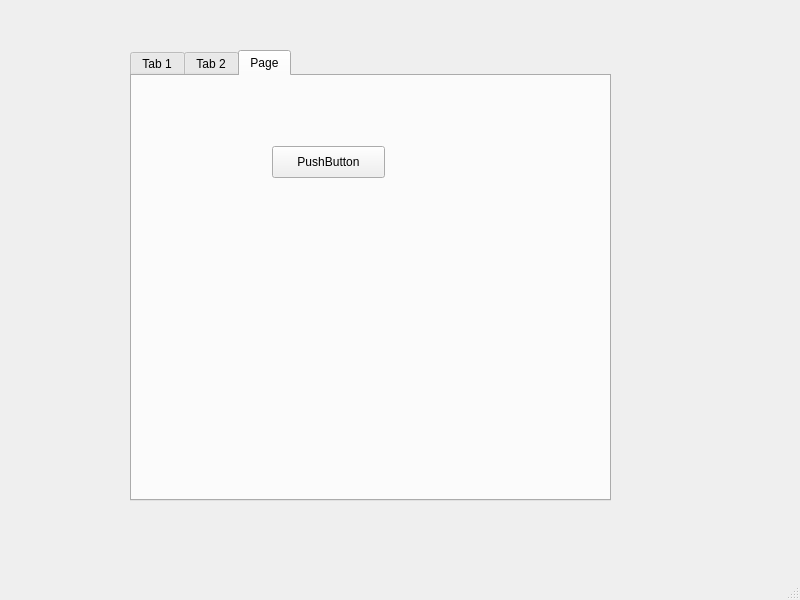
<?xml version="1.0" encoding="UTF-8"?>
<ui version="4.0">
 <class>MainWindow</class>
 <widget class="QMainWindow" name="MainWindow">
  <property name="geometry">
   <rect>
    <x>0</x>
    <y>0</y>
    <width>800</width>
    <height>600</height>
   </rect>
  </property>
  <property name="windowTitle">
   <string>MainWindow</string>
  </property>
  <widget class="QWidget" name="centralwidget">
   <widget class="QWidget" name="verticalLayoutWidget">
    <property name="geometry">
     <rect>
      <x>130</x>
      <y>50</y>
      <width>481</width>
      <height>451</height>
     </rect>
    </property>
    <layout class="QVBoxLayout" name="verticalLayout">
     <item>
      <widget class="QTabWidget" name="tabWidget">
       <property name="currentIndex">
        <number>2</number>
       </property>
       <widget class="QWidget" name="tab">
        <attribute name="title">
         <string>Tab 1</string>
        </attribute>
        <widget class="QScrollArea" name="scrollArea">
         <property name="geometry">
          <rect>
           <x>49</x>
           <y>59</y>
           <width>381</width>
           <height>341</height>
          </rect>
         </property>
         <property name="widgetResizable">
          <bool>true</bool>
         </property>
         <widget class="QWidget" name="scrollAreaWidgetContents">
          <property name="geometry">
           <rect>
            <x>0</x>
            <y>0</y>
            <width>379</width>
            <height>339</height>
           </rect>
          </property>
          <widget class="QListWidget" name="listWidget">
           <property name="geometry">
            <rect>
             <x>0</x>
             <y>0</y>
             <width>381</width>
             <height>341</height>
            </rect>
           </property>
           <item>
            <property name="text">
             <string>New Item</string>
            </property>
           </item>
           <item>
            <property name="text">
             <string>New Item</string>
            </property>
           </item>
           <item>
            <property name="text">
             <string>New Item</string>
            </property>
           </item>
           <item>
            <property name="text">
             <string>New Item</string>
            </property>
           </item>
           <item>
            <property name="text">
             <string>New Item</string>
            </property>
           </item>
           <item>
            <property name="text">
             <string>New Item</string>
            </property>
           </item>
           <item>
            <property name="text">
             <string>New Item</string>
            </property>
           </item>
           <item>
            <property name="text">
             <string>New Item</string>
            </property>
           </item>
           <item>
            <property name="text">
             <string>New Item</string>
            </property>
           </item>
           <item>
            <property name="text">
             <string>New Item</string>
            </property>
           </item>
           <item>
            <property name="text">
             <string>New Item</string>
            </property>
           </item>
           <item>
            <property name="text">
             <string>New Item</string>
            </property>
           </item>
           <item>
            <property name="text">
             <string>New Item</string>
            </property>
           </item>
           <item>
            <property name="text">
             <string>New Item</string>
            </property>
           </item>
           <item>
            <property name="text">
             <string>New Item</string>
            </property>
           </item>
           <item>
            <property name="text">
             <string>New Item</string>
            </property>
           </item>
           <item>
            <property name="text">
             <string>New Item</string>
            </property>
           </item>
           <item>
            <property name="text">
             <string>New Item</string>
            </property>
           </item>
           <item>
            <property name="text">
             <string>New Item</string>
            </property>
           </item>
           <item>
            <property name="text">
             <string>New Item</string>
            </property>
           </item>
           <item>
            <property name="text">
             <string>New Item</string>
            </property>
           </item>
           <item>
            <property name="text">
             <string>New Item</string>
            </property>
           </item>
           <item>
            <property name="text">
             <string>New Item</string>
            </property>
           </item>
           <item>
            <property name="text">
             <string>New Item</string>
            </property>
           </item>
          </widget>
         </widget>
        </widget>
        <widget class="QPushButton" name="pushButton">
         <property name="geometry">
          <rect>
           <x>50</x>
           <y>10</y>
           <width>113</width>
           <height>32</height>
          </rect>
         </property>
         <property name="text">
          <string>PushButton</string>
         </property>
        </widget>
        <widget class="QPushButton" name="pushButton_2">
         <property name="geometry">
          <rect>
           <x>200</x>
           <y>10</y>
           <width>113</width>
           <height>32</height>
          </rect>
         </property>
         <property name="text">
          <string>PushButton</string>
         </property>
        </widget>
       </widget>
       <widget class="QWidget" name="tab_2">
        <attribute name="title">
         <string>Tab 2</string>
        </attribute>
        <widget class="QPushButton" name="pushButton_3">
         <property name="geometry">
          <rect>
           <x>130</x>
           <y>40</y>
           <width>113</width>
           <height>32</height>
          </rect>
         </property>
         <property name="text">
          <string>PushButton</string>
         </property>
        </widget>
        <widget class="QPushButton" name="pushButton_4">
         <property name="geometry">
          <rect>
           <x>180</x>
           <y>110</y>
           <width>113</width>
           <height>32</height>
          </rect>
         </property>
         <property name="text">
          <string>PushButton</string>
         </property>
        </widget>
       </widget>
       <widget class="QWidget" name="tab_5">
        <attribute name="title">
         <string>Page</string>
        </attribute>
        <widget class="QPushButton" name="pushButton_5">
         <property name="geometry">
          <rect>
           <x>140</x>
           <y>70</y>
           <width>113</width>
           <height>32</height>
          </rect>
         </property>
         <property name="text">
          <string>PushButton</string>
         </property>
        </widget>
       </widget>
      </widget>
     </item>
    </layout>
   </widget>
  </widget>
  <widget class="QMenuBar" name="menubar">
   <property name="geometry">
    <rect>
     <x>0</x>
     <y>0</y>
     <width>800</width>
     <height>24</height>
    </rect>
   </property>
  </widget>
  <widget class="QStatusBar" name="statusbar"/>
 </widget>
 <resources/>
 <connections/>
</ui>
